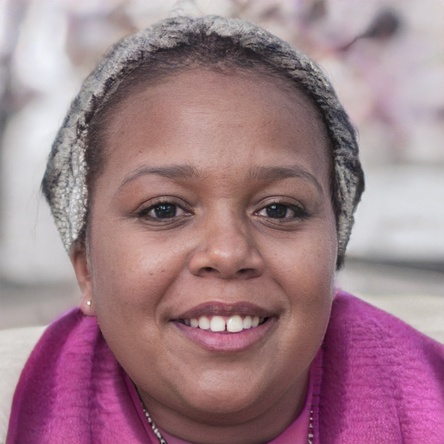
#> input picture Assignment4_pic1.jpg, 444 x 444 px, shrunk from 1024 x 1024 before the run
$ jupyter execute --allow-errors 'Pros Loung_Assignment4.ipynb'
#> lines starting #> are read from the running program, lines starting #| are printed output that depends on the picture; after the words box and inside, x2 and y2 are one past the last pixel; in counts of white or black regions, pixels touching at a corner belong together
## Assignment Information

| Field | Details |
|-------|---------|
| **Name** | Pros Loung |
| **Course** | AAI-521 Applied Computer Vision for AI |
| **Assignment** | 4.1 - Advanced Vision Problem|
| **GitHub Repository** | https://github.com/ploung/AAI_521_ComputerVision_Module4.git |

---

### Assignment Overview

**Part 1- Feature extraction**

[cell 1]
#Start with uploading the required images on Google drive
import cv2
import matplotlib.pyplot as plt
import numpy as np
import imutils
import os
from google.colab import drive
from google.colab.patches import cv2_imshow
from IPython.display import display, Javascript
from google.colab.output import eval_js
from base64 import b64decode

# Mount Google Drive
drive.mount('/content/drive')

# Alternative to Google Colab's cv2_imshow for local environments
def cv2_imshow(image):
    """Display image using matplotlib instead of Google Colab's cv2_imshow"""
    if len(image.shape) == 3:  # Color image
        plt.imshow(cv2.cvtColor(image, cv2.COLOR_BGR2RGB))
    else:  # Grayscale image
        plt.imshow(image, cmap='gray')
    plt.axis('off')
    plt.show()

[cell 2]
# Read the original image pic1 and create a regular plus a gray version of it.
# The result should be similar to what you see in instrcutions

#img_rgb = cv2.imread('/content/Assignment4_pic1.jpg')
img_rgb = cv2.imread('./Assignment4_pic1.jpg')
#> img_rgb is the input picture: shape (444, 444, 3); mean B, G, R 135.6, 125.9, 158.9
img_gray = cv2.cvtColor(img_rgb, cv2.COLOR_BGR2GRAY)
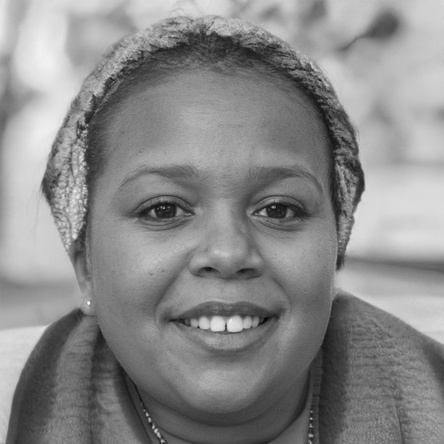
#> img_gray: shape (444, 444); min 7, max 251, mean 136.9

#> (the rest of this cell did not finish here and is left out)

[cell 3]
#a- SIFT
sift = cv2.xfeatures2d.SIFT_create()
# Find detect and compute function and apply it on top of sift
original_keypoints, original_descriptor = sift.detectAndCompute(img_gray, None)
#> original_keypoints = 599 keypoints; strongest (x, y, size): (162, 441, 2), (147, 415, 1.9), (273, 207, 1.9), (156, 431, 2.1)

# Draw the result here
# For rich keypoints (with size and orientation)
result1 = cv2.drawKeypoints(img_rgb, original_keypoints, None,
                           flags=cv2.DRAW_MATCHES_FLAGS_DRAW_RICH_KEYPOINTS)

# For simple keypoints (just points)
result2 = cv2.drawKeypoints(img_rgb, original_keypoints, None,
                           color=(0, 255, 0))

# Show the result here
#> (the rest of this cell did not finish here and is left out)

### **Explain your understanding here:**

SIFT is an algorithm for detecting distinctive features in images that are invariant to scale, rotation, and illumination changes.

**Code Explanation:**
1) SIFT Creation: Creates the SIFT detector object
2) Feature Detection:
    - Finds keypoints (interesting points) in the grayscale image
    - Computes descriptors (feature vectors) for each keypoint
3) Draw kek features on the images with two Different Visualizations:
    - result1: Uses DRAW_MATCHES_FLAGS_DRAW_RICH_KEYPOINTS flag to show:
        - Keypoint locations as circles
        - Circle size represents the scale/size of the feature
        - Lines show the orientation of the feature

    - result2: Simple visualization showing:
        - Keypoint locations as small green dots
        - No size or orientation information

**Picture Explanation:**
    The image (left) shows rich keypoint visualization with SIFT features. The colored circles of varying sizes indicate keypoint locations. The circle size represents the scale at which the feature was detected. The features are detected on hair texture, facial features, clothing texture, and background elements The image (right) shows simplified keypoint visualization. The green dots mark the exact same keypoint locations as the image on the left, but easier to see the density and distribution of the detected features.

[cell 4]
# b- FAST
fast = cv2.FastFeatureDetector_create()

# Detect keypoints without non-maximum suppression
fast.setNonmaxSuppression(False)
keypoints_without_nonmax = fast.detect(img_gray, None)
#> keypoints_without_nonmax = 8752 keypoints; strongest (x, y, size): (179, 8, 7), (180, 8, 7), (182, 9, 7), (274, 9, 7)

# Detect keypoints with non-maximum suppression
fast.setNonmaxSuppression(True)
keypoints_with_nonmax = fast.detect(img_gray, None)
#> keypoints_with_nonmax = 2643 keypoints; strongest (x, y, size): (311, 418, 7), (147, 414, 7), (272, 207, 7), (155, 431, 7)

# Create copies of the original image
image_without_nonmax = np.copy(img_rgb)
image_with_nonmax = np.copy(img_rgb)

# Draw the results
result1 = cv2.drawKeypoints(image_without_nonmax, keypoints_without_nonmax, None,
                           color=(0, 255, 0))

result2 = cv2.drawKeypoints(image_with_nonmax, keypoints_with_nonmax, None,
                           color=(0, 255, 0))
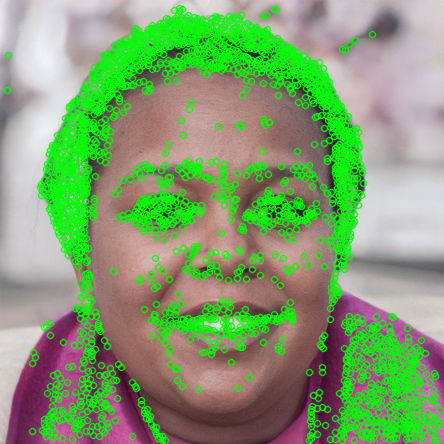
#> result2: shape (444, 444, 3); mean B, G, R 111.3, 158.1, 130.3

# Display the results
#> (the rest of this cell did not finish here and is left out)

### **Explain your understanding here:**

FAST is an algorithm for detecting corners.

**Code Explanation:**
1) FAST Creation: Creates the FAST detector object.
2) Feature Detection:
    - Detection without non-maximum suppression disables non-maximum suppression which results in many overlapping keypoints in the same region - higher quantity but potentially redundant features.
    - Detection with non-maximum suppression enables non-maximum suppression. It filters out weaker keypoints that are to close to stronger ones, which results in fewer but more distinctive keypoints.
3) Draw key features on the image.

**Picture Explanation:**
    The image (left) without non-maximum suppression shows dense clustering of keypoints, very high density of detected features especially in the areas of interest - hair, facial feature and fabric texture.  The image (right) with non-maximum suppression shows filtered, well-distributed keypoints, cleaner distribution with reduced clustering as compared to left image.

[cell 5]
# c- ORB

# Initialize ORB detector
orb = cv2.ORB_create()

# Detect keypoints and compute descriptors
orb_keypoints, orb_descriptors = orb.detectAndCompute(img_gray, None)
#> orb_keypoints = 500 keypoints; strongest (x, y, size): (228, 330, 31), (223, 329, 31), (230, 330, 37.2), (231, 321, 77.1)

# Draw the results - two different visualization styles
# Simple keypoints visualization
result1 = cv2.drawKeypoints(img_rgb, orb_keypoints, None,
                           color=(0, 255, 0))

# Rich keypoints visualization (with orientation)
result2 = cv2.drawKeypoints(img_rgb, orb_keypoints, None,
                           flags=cv2.DRAW_MATCHES_FLAGS_DRAW_RICH_KEYPOINTS)
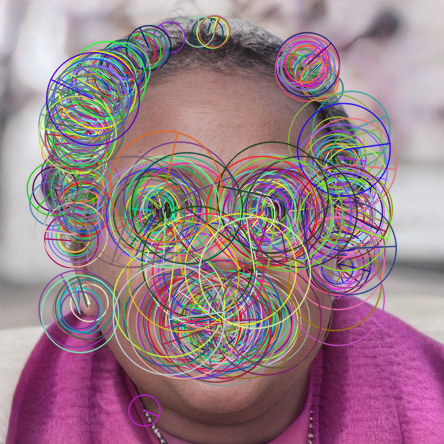
#> result2: shape (444, 444, 3); mean B, G, R 136.7, 126.2, 153.4

# Display the results
#> (the rest of this cell did not finish here and is left out)

### **Explain your understanding here:**

ORB (Oriented FAST and Rotated BRIEF) is a fast and efficient feature detector and descriptor that combines FAST keypoint detection with BRIEF descriptors.

**Code Explanation:**
1) ORB Creation: Creates the ORB detector object
2) Feature Detection and Description:
    - `detectAndCompute()` finds keypoints and computes binary descriptors simultaneously
    - ORB provides both keypoint detection AND descriptor computation
    - Binary descriptors are more memory-efficient than SIFT's floating-point descriptors
3) Two Different Visualizations:
    - result1: Simple green dots showing keypoint locations only
    - result2: Rich visualization showing keypoint locations with orientation indicators

**Picture Explanation:**
The left image shows simple ORB keypoints as green dots marking feature locations. The right image shows the same keypoints with orientation information - circles with lines indicating the dominant direction of each feature. ORB typically detects fewer but more distinctive features compared to FAST, focusing on corner-like structures that are good for matching.

[cell 6]
# d- Finding the matching points

brute_force = cv2.BFMatcher(cv2.NORM_HAMMING, crossCheck=True)
matches = brute_force.match(orb_descriptors, orb_descriptors)  # Matches between the same image
#> matches = 500 matches
matches = sorted(matches, key=lambda x: x.distance)

# Draw matches between the same image (original RGB and grayscale versions)
result = cv2.drawMatches(img_rgb, orb_keypoints, img_gray, orb_keypoints, matches[:25], None, flags=2)
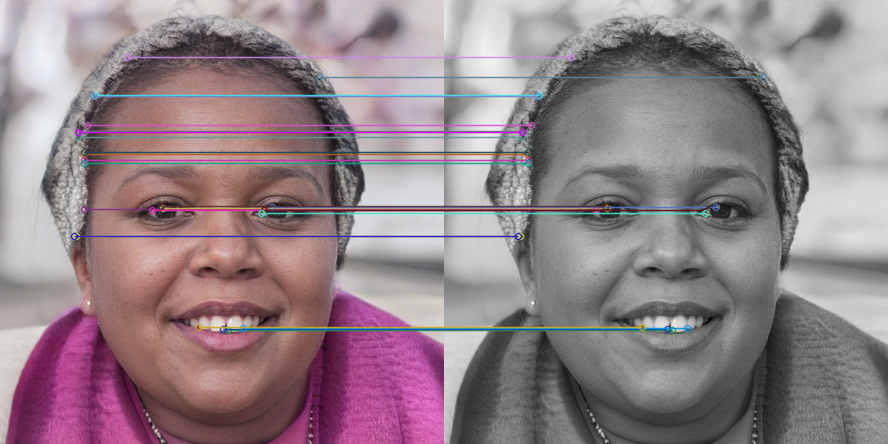
#> result: shape (444, 888, 3); mean B, G, R 136.5, 130.5, 146.5
plt.figure(figsize=(10, 5))
#> (this line was passed over: IPython is not available in this run)
plt.imshow(cv2.cvtColor(result, cv2.COLOR_BGR2RGB))
#> (this line was passed over: IPython is not available in this run)
plt.title('ORB Feature Matching (Top 25 matches)')
#> (this line was passed over: IPython is not available in this run)
plt.axis('off')
#> (this line was passed over: IPython is not available in this run)
plt.show()

print(f"The number of matching keypoints between the original and the query image is {len(matches)}")
#| The number of matching keypoints between the original and the query image is 500

### **Explain your understanding here. What is the goal of this matching point?**

A brute-force matcher is a descriptor matcher that compares two sets of keypoint descriptors and generates a result that is a list of matches. For each keypoint descriptor in the first set, the matcher makes comparisons to every keypoint descriptor in the second set. Each comparison produces a distance value and the best match can be chosen on the basis of least distance (Howse, J., & Minichino, J., 2020, p. 145).

In this scenario, since we are comparing the image to itself, the original descriptors and the query descriptors are identical. As a result, each feature descriptor in the original image finds an exact match in the query image, producing a perfect match between features. Consequently, the matching distance between each pair of descriptors is zero.

A brute-force matcher technique can be used in computer forensic analysis for tasks such as matching an unknown image to a pool of candidate images.

**Part 2- Face recognition**

[cell 7]
#face_cascade = cv2.CascadeClassifier("/content/haarcascade_frontalface_default.xml")
#eye_cascade = cv2.CascadeClassifier("/content/haarcascade_eye.xml")
import cv2
face_cascade = cv2.CascadeClassifier("./haarcascade_frontalface_default.xml")
eye_cascade = cv2.CascadeClassifier("./haarcascade_eye.xml")

img = cv2.imread('./Assignment4_pic2.jpg')
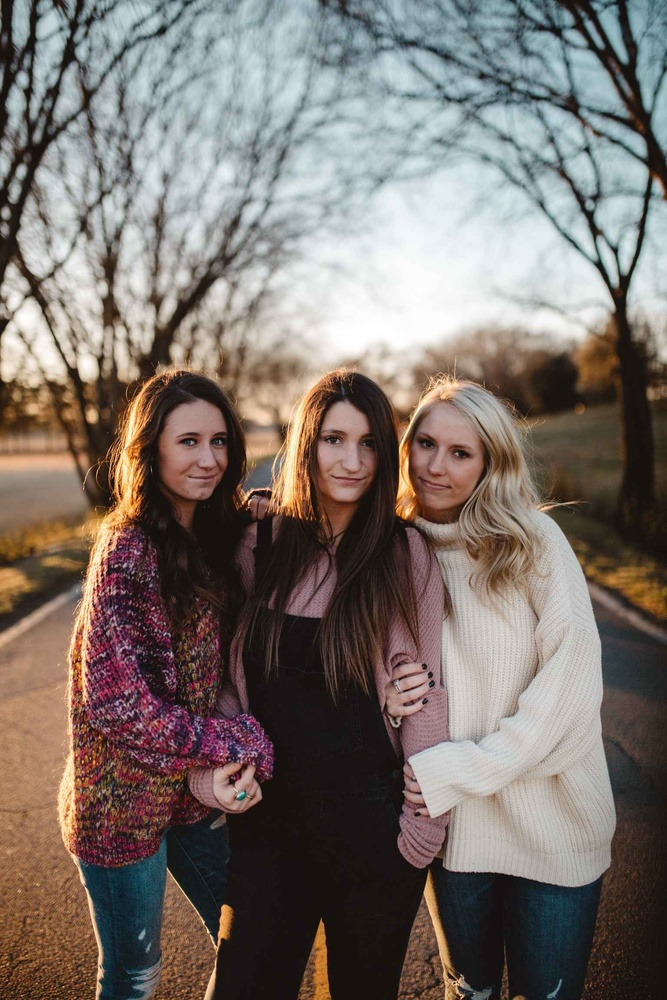
#> input picture Assignment4_pic2.jpg, 667 x 1000 px, shrunk from 1536 x 2304 before the run
#> img is the input picture: shape (1000, 667, 3); mean B, G, R 106.5, 112.6, 122.2
gray = cv2.cvtColor(img, cv2.COLOR_BGR2GRAY) #Cretae the gray version of image using openCV
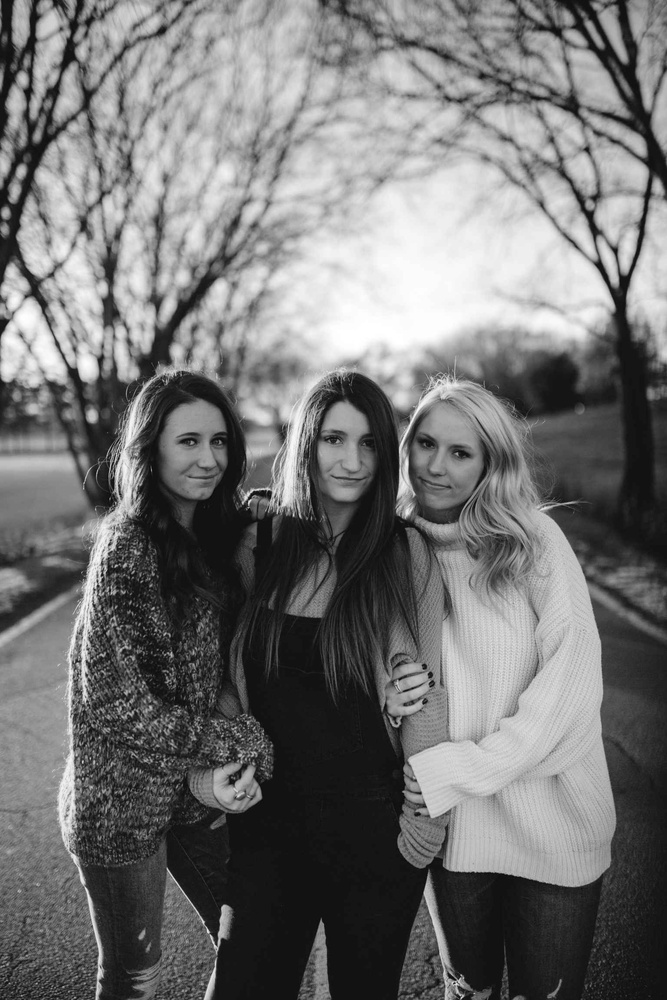
#> gray: shape (1000, 667); min 6, max 255, mean 114.8
faces = face_cascade.detectMultiScale(gray, 1.3, 5)
#> faces = [[155, 406, 90, 90], [398, 416, 90, 90], [303, 406, 94, 94]]

for (x,y,w,h) in faces:
    img1 = cv2.rectangle(img,(x, y),(x + w, y + h),(255,255,0),2)
    roi_gray = gray[y: y + h, x: x + w]
    roi_color = img[y: y + h, x: x + w]
    eyes = eye_cascade.detectMultiScale(roi_gray)
    for (ex, ey, ew, eh) in eyes:
        cv2.rectangle(roi_color,(ex, ey), (ex + ew, ey + eh), (0,255,0),2)
#> this loop made 3 passes
#> (x, y, w, h, eyes) on passes 1 to 3: (155, 406, 90, 90, [[22, 24, 25, 25], [52, 24, 22, 22]]), (398, 416, 90, 90, [[17, 16, 24, 24], [49, 26, 24, 24]]), (303, 406, 94, 94, [[18, 22, 24, 24], [53, 27, 22, 22]])
#> pass 1, `roi_color = img[y: y + h, x: x + w]`:
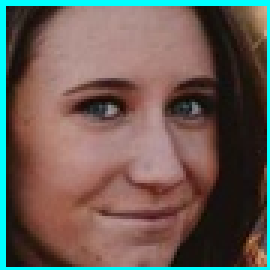
#> roi_color: shape (90, 90, 3) (shown 3 times larger); mean B, G, R 85.4, 92.7, 106.6
#> after the loop:
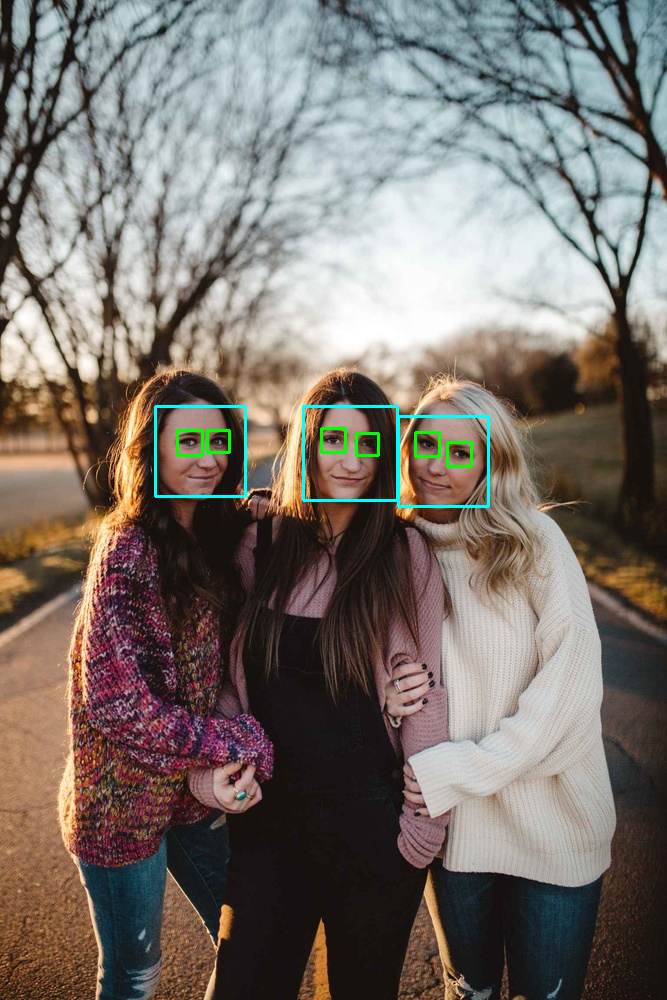
#> img: shape (1000, 667, 3); 0.72% of pixels changed, all inside (x1, y1, x2, y2) = (154, 405, 490, 508)
#> after the loop:
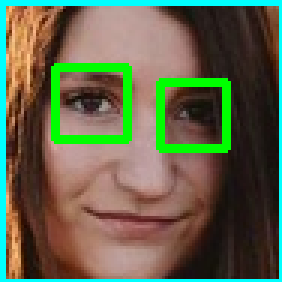
#> roi_color: shape (94, 94, 3) (shown 3 times larger); mean B, G, R 75.4, 101.3, 97.9
#> after the loop:
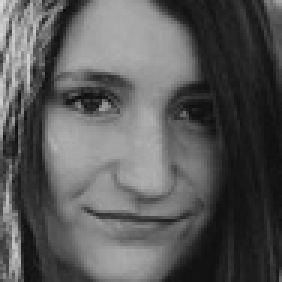
#> roi_gray: shape (94, 94) (shown 3 times larger); min 12, max 218, mean 89.1

plt.imshow(img)
#> (this line was passed over: IPython is not available in this run)
#cv2.imshow(img)
